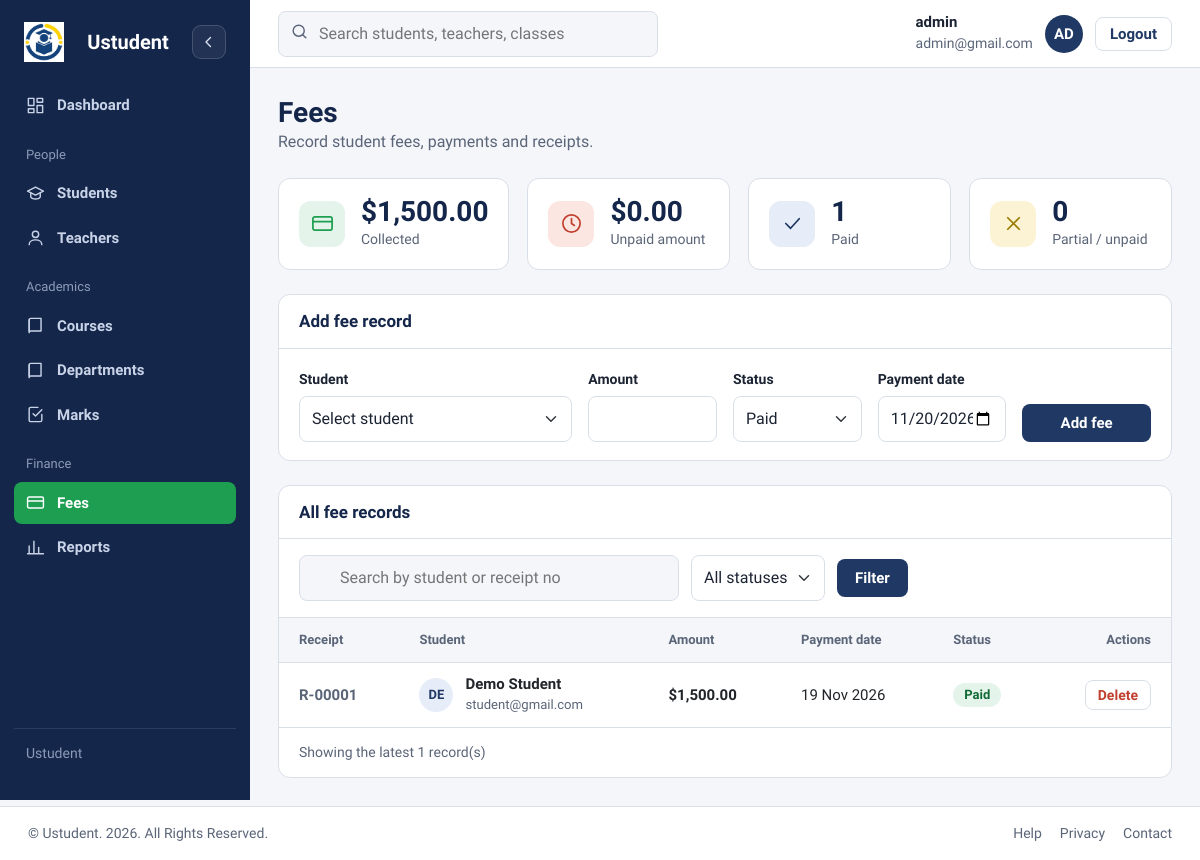
The page /admin/fees.php (signed in) on the database its author committed.
### tables this page shows
CREATE TABLE `fees` (
  `id` int UNSIGNED NOT NULL,
  `student_id` int UNSIGNED NOT NULL,
  `amount` decimal(10,2) NOT NULL,
  `payment_date` date DEFAULT NULL,
  `status` enum('Paid','Unpaid','Partial') NOT NULL DEFAULT 'Unpaid',
  `receipt_no` varchar(50) DEFAULT NULL,
  `created_at` timestamp NULL DEFAULT CURRENT_TIMESTAMP
);

CREATE TABLE `students` (
  `id` int UNSIGNED NOT NULL,
  `user_id` int UNSIGNED NOT NULL,
  `name` varchar(100) NOT NULL,
  `email` varchar(100) NOT NULL,
  `phone` varchar(15) DEFAULT NULL,
  `dob` date DEFAULT NULL,
  `class_id` int UNSIGNED NOT NULL,
  `address` varchar(255) DEFAULT NULL,
  `created_at` timestamp NULL DEFAULT CURRENT_TIMESTAMP
);

### admin/fees.php (the view, shortened to what this page needs)
<?php
include '../database/dbconfig.php';
function h($v) { return htmlspecialchars((string)$v, ENT_QUOTES, 'UTF-8'); }
function rows($conn, $sql, $types = '', $params = []) {
    $st = $conn->prepare($sql);
    if ($types !== '') $st->bind_param($types, ...$params);
    $st->execute();
    $res = $st->get_result();
    return $res ? $res->fetch_all(MYSQLI_ASSOC) : [];
}
$statuses = ['Paid', 'Partial', 'Unpaid'];
$fStatus = $_GET['status'] ?? '';
$fSearch = trim($_GET['q'] ?? '');
if (!in_array($fStatus, $statuses, true)) $fStatus = '';
$like = '%' . $fSearch . '%';
$fees = rows($conn,
    "SELECT f.*, s.name, s.email
       FROM fees f JOIN students s ON s.id = f.student_id
      WHERE (? = '' OR f.status = ?)
        AND (? = '' OR s.name LIKE ? OR f.receipt_no LIKE ?)
      ORDER BY f.id DESC
      LIMIT 200",
    "sssss", [$fStatus, $fStatus, $fSearch, $like, $like]);
$sum = (rows($conn,
    "SELECT COALESCE(SUM(CASE WHEN status IN ('Paid','Partial') THEN amount END),0) AS collected,
            COALESCE(SUM(CASE WHEN status = 'Unpaid' THEN amount END),0) AS pending,
            SUM(status = 'Paid') AS paid_n, SUM(status = 'Partial') AS partial_n, SUM(status = 'Unpaid') AS unpaid_n
       FROM fees")[0] ?? []) + ['collected' => 0, 'pending' => 0, 'paid_n' => 0, 'partial_n' => 0, 'unpaid_n' => 0];
?>
<!DOCTYPE html>
<html lang="en">
<head>
<link href="https://cdn.jsdelivr.net/npm/bootstrap@5.3.3/dist/css/bootstrap.min.css" rel="stylesheet">
<link rel="stylesheet" href="../assets/css/admin_dashboard.css">
<link rel="stylesheet" href="../assets/css/academic_common.css">
<link rel="stylesheet" href="../assets/css/fees.css">
</head>
<body>
<div class="app">
  <?php include '../includes/sidebar.php'; ?>
  <div class="main">
    <?php include '../includes/topbar.php'; ?>
    <main class="content">
      <div class="head">
        <div>
          <h1>Fees</h1>
          <p>Record student fees, payments and receipts.</p>
        </div>
      </div>
      <section class="stats" aria-label="Summary">
        <div class="stat"><span class="ico g"><svg viewBox="0 0 24 24"><rect x="2" y="5" width="20" height="14" rx="2"/><path d="M2 10h20"/></svg></span><div><b>$<?php echo number_format((float)$sum['collected'], 2); ?></b><span>Collected</span></div></div>
        <div class="stat"><span class="ico r"><svg viewBox="0 0 24 24"><circle cx="12" cy="12" r="9"/><path d="M12 7v5l3 2"/></svg></span><div><b>$<?php echo number_format((float)$sum['pending'], 2); ?></b><span>Unpaid amount</span></div></div>
        <div class="stat"><span class="ico b"><svg viewBox="0 0 24 24"><path d="M5 12l5 5 9-10"/></svg></span><div><b><?php echo (int)$sum['paid_n']; ?></b><span>Paid</span></div></div>
        <div class="stat"><span class="ico y"><svg viewBox="0 0 24 24"><path d="M6 6l12 12M18 6L6 18"/></svg></span><div><b><?php echo (int)$sum['partial_n'] + (int)$sum['unpaid_n']; ?></b><span>Partial / unpaid</span></div></div>
      </section>
      <section class="card mb-4">
        <h2>Add fee record</h2>
        <div class="card-body">
          <form class="row g-3 align-items-end" method="post" action="fees.php">
            <div class="col-md-4">
              <label class="form-label" for="stu">Student</label>
              <select class="form-select" id="stu" name="student_id" required>
                <option value="">Select student</option>
              </select>
            </div>
            <div class="col-md-2">
              <label class="form-label" for="amt">Amount</label>
              <input class="form-control" type="number" id="amt" name="amount" min="0.01" step="0.01" required>
            </div>
            <div class="col-md-2">
              <label class="form-label" for="st">Status</label>
              <select class="form-select" id="st" name="status">
                <?php foreach ($statuses as $s): ?><option><?php echo $s; ?></option><?php endforeach; ?>
              </select>
            </div>
            <div class="col-md-2">
              <label class="form-label" for="pd">Payment date</label>
              <input class="form-control" type="date" id="pd" name="payment_date" value="<?php echo date('Y-m-d'); ?>">
            </div>
            <div class="col-md-2 d-grid">
              <button class="btn" type="submit" name="add_fee" value="1">Add fee</button>
            </div>
          </form>
        </div>
      </section>
      <section class="card">
        <h2>All fee records</h2>
        <form class="tool-bar" method="get" action="fees.php">
          <div class="search">
            <input type="search" name="q" value="<?php echo h($fSearch); ?>" placeholder="Search by student or receipt no" aria-label="Search">
          </div>
          <select class="form-select" name="status" aria-label="Filter by status">
            <option value="">All statuses</option>
          </select>
          <button class="btn" type="submit">Filter</button>
        </form>
        <div class="table-wrap">
          <table>
            <thead><tr><th>Receipt</th><th>Student</th><th>Amount</th><th>Payment date</th><th>Status</th><th class="num">Actions</th></tr></thead>
            <tbody>
            <?php foreach ($fees as $f): ?>
              <tr>
                <td class="receipt"><?php echo h($f['receipt_no'] ?: '—'); ?></td>
                <td><div class="who"><span class="dot"><?php echo h(strtoupper(substr($f['name'], 0, 2))); ?></span>
                  <div><b><?php echo h($f['name']); ?></b><small><?php echo h($f['email']); ?></small></div></div></td>
                <td class="amount">$<?php echo number_format((float)$f['amount'], 2); ?></td>
                <td><?php echo $f['payment_date'] ? h(date('d M Y', strtotime($f['payment_date']))) : '—'; ?></td>
                <td><span class="pill <?php echo strtolower($f['status']); ?>"><?php echo h($f['status']); ?></span></td>
                <td>
                  <form class="row-actions" method="post" action="fees.php"
                        onsubmit="return event.submitter.name !== 'delete_fee' || confirm('Delete this fee record?');">
                    <button class="small-btn danger" type="submit" name="delete_fee" value="1">Delete</button>
                  </form>
                </td>
              </tr>
            <?php endforeach; ?>
            </tbody>
          </table>
        </div>
        <div class="card-foot"><span>Showing the latest <?php echo count($fees); ?> record(s)</span></div>
      </section>
    </main>
  </div>
</div>
<?php include '../includes/footer.php'; ?>
</body>
</html>

### assets/css/admin_dashboard.css (style rules this page uses)
.content { padding:28px;max-width:1200px;width:100% }
.head { display:flex;justify-content:space-between;align-items:flex-end;gap:16px;flex-wrap:wrap;margin-bottom:24px }
.head h1 { font-size:28px }
.head p { color:var(--muted);margin:0 }
.stats { display:grid;grid-template-columns:repeat(4,1fr);gap:18px;margin-bottom:24px }
.stat { background:var(--white);border:1px solid var(--line);border-radius:12px;padding:18px 20px;display:flex;gap:16px;align-items:center }
.ico { width:46px;height:46px;border-radius:12px;display:grid;place-items:center;flex:none }
.ico svg { width:23px;height:23px;stroke:currentColor;fill:none;stroke-width:1.8;stroke-linecap:round;stroke-linejoin:round }
.ico.b { background:var(--blue-soft);color:var(--navy) }
.ico.g { background:var(--green-soft);color:var(--green) }
.ico.y { background:var(--gold-soft);color:#9a7d00 }
.ico.r { background:var(--red-soft);color:var(--red) }
.stat b { display:block;font:700 28px var(--head);color:var(--navy-deep);line-height:1.1 }
.stat span { color:var(--muted);font-size:14px }
.card { background:var(--white);border:1px solid var(--line);border-radius:12px;overflow:hidden }
.card > h2 { font-size:17px;padding:16px 20px;border-bottom:1px solid var(--line);display:flex;justify-content:space-between;align-items:center }
table { width:100%;border-collapse:collapse }
th,td { padding:12px 20px;text-align:left;border-bottom:1px solid var(--line);font-size:15px }
tr:last-child td { border-bottom:0 }
th { font-size:13px;color:var(--muted);font-weight:600;background:var(--paper) }
.num { text-align:right }
.who { display:flex;align-items:center;gap:12px }
.dot { width:34px;height:34px;border-radius:50%;background:var(--blue-soft);color:var(--navy);display:grid;place-items:center;font:700 13px var(--head);flex:none }
.who b { display:block;line-height:1.2;font-weight:600 }
.who small { color:var(--muted) }
.pill { display:inline-block;padding:2px 11px;border-radius:99px;font-size:13px;font-weight:600 }
.pill.paid { background:var(--green-soft);color:#126b35 }
:root { --navy:#1f3864; --navy-deep:#14264a; --green:#1e9e50; --green-soft:#e4f4ea; --gold:#d8b32a; --gold-soft:#fbf3d3; --red:#c2402f; --red-soft:#fbe6e2; --blue-soft:#e6edf8; --ink:#1c2433; --muted:#5a6578; --line:#d9dfe9; --paper:#f4f6fa; --white:#fff; --head:"Bricolage Grotesque","Segoe UI",Arial,sans-serif; --body:"Source Sans 3","Segoe UI",Arial,sans-serif; }
* { box-sizing:border-box }
body { margin:0;font:400 16px/1.5 var(--body);color:var(--ink);background:var(--paper) }
h1,h2,h3 { font-family:var(--head);margin:0;line-height:1.2;color:var(--navy-deep) }
.app { display:grid;grid-template-columns:250px minmax(0,1fr);min-height:100vh;transition:grid-template-columns .22s ease }
.main { min-width:0;display:flex;flex-direction:column;min-height:100vh }
.main > .content { flex:1 }
.btn { display:inline-block;background:var(--navy);color:var(--white);padding:10px 18px;border-radius:8px;border:0;cursor:pointer;font:600 15px var(--body) }
.search { flex:1;max-width:380px;position:relative }
.search input { width:100%;padding:10px 14px 10px 40px;border:1.5px solid var(--line);border-radius:8px;font:inherit;background:var(--paper) }

### assets/css/fees.css (style rules this page uses)
.receipt { font-variant-numeric:tabular-nums;color:var(--muted);font-weight:600 }
.amount { font-variant-numeric:tabular-nums;font-weight:600 }

### rows shown on the page
fees: receipt_no "R-00001", student.name "DE", student.name "Demo Student", student.email "student@gmail.com", amount "1,500.00", payment_date "19 Nov 2026", status "Paid"

### other values the page prints
$_SESSION['name'] "admin"
$_SESSION['email'] "admin@gmail.com"
substr($_SESSION['name'], 0,2) "AD"
$sum['collected'] "1,500.00"
$sum['pending'] "0.00"
$sum['paid_n'] "1"
count($fees) "1"
form field status "Paid"
